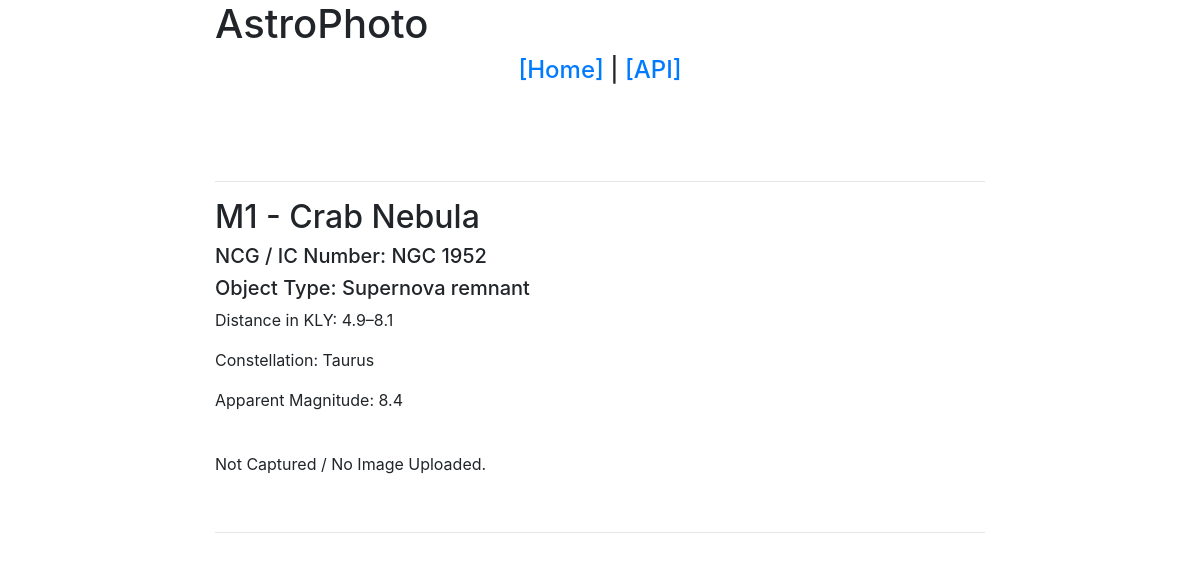
The page /messier_objects/1 on the database its author committed.
### messier_objects/models.py (models this page shows, shortened)
class MessierObject(models.Model):
    messier_number = models.IntegerField(unique=True)
    name = models.CharField(max_length=255, blank=True, null=True)
    ncg_or_ic_number = models.CharField(max_length=25)
    object_type = models.CharField(max_length=255)
    distance_kly = models.CharField(max_length=25)
    constellation = models.CharField(max_length=50)
    apparent_magnitude = models.FloatField(null=True)
    photo = models.ImageField(
        upload_to='messier_objects', blank=True, null=True)
    captured = models.BooleanField(default=False)
    capture_date = models.DateField(blank=True, null=True)
    class Meta:
        ordering = ('messier_number',)

### frontend/views.py (the view)
def mes_obj_detail(request, mes_num):
    mes_obj = get_object_or_404(MessierObject, messier_number=mes_num)
    context = {
        "mes_obj": mes_obj
    }
    return render(request, 'api_frontends/messier_object_detail.html', context)

### templates/api_frontends/messier_object_detail.html
{% extends 'base.html' %}
{% block content %}
<br>
<hr>
<h2>M{{ mes_obj.messier_number }} -
    {% if mes_obj.name == '–' %}
        No Name</h2>
    {% else %}
        {{ mes_obj.name }}</h3>
    {% endif %}
<h5>NCG / IC Number: {{ mes_obj.ncg_or_ic_number }}</h5>
<h5>Object Type: {{ mes_obj.object_type }}</h5>
<p>Distance in KLY: {{ mes_obj.distance_kly }}</p>
<p>Constellation: {{ mes_obj.constellation }}</p>
<p>Apparent Magnitude: {{ mes_obj.apparent_magnitude }}</p>
<br>
{% if mes_obj.captured %}
{% if mes_obj.capture_date %}
<p>Captured: {{ mes_obj.capture_date }}</p>
{% else %}
<p>No capture date set.</p>
{% endif %}
    <img src="{{ mes_obj.photo.url }}">
{% else %}
    <p>Not Captured / No Image Uploaded.</p>
{% endif %}
<br>
<hr>
{% endblock %}

### rows shown on the page
MessierObject: messier_number "1", name "Crab Nebula", ncg_or_ic_number "NGC 1952", object_type "Supernova remnant", distance_kly "4.9–8.1", constellation "Taurus", apparent_magnitude "8.4"
